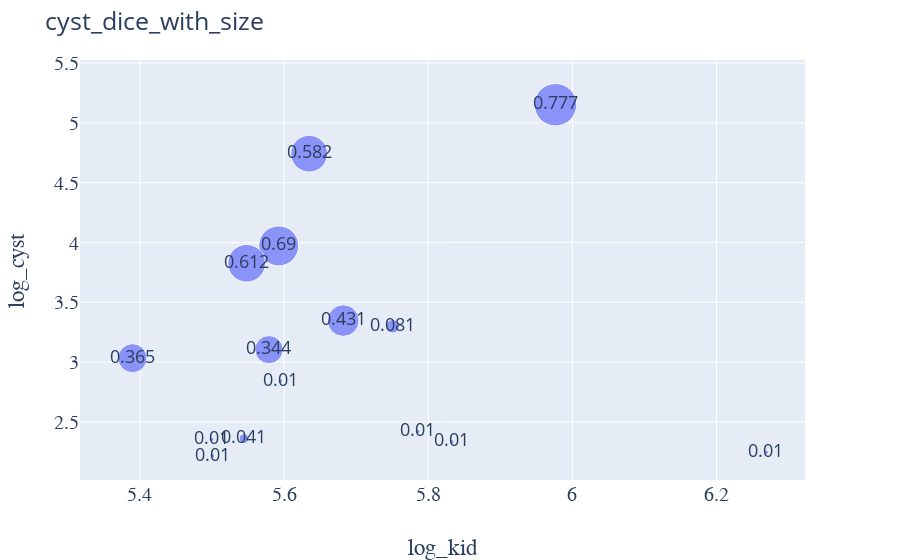

Notebook code cell kept with this figure:
### Code cell
df2=df.loc[df['label_name']=='cyst'][['cid','dice','recall','precision']]
df2['cid']=df2['cid'].astype(int)
cou_df2=cou_df.merge(df2,on='cid',how='inner')
cou_df2['dice']=cou_df2['dice']+0.01
cou_df2['dice']=np.round(cou_df2['dice'],3)
cou_df2['log_ccrcc']=np.log10(cou_df2['ccrcc']+1)
cou_df2['log_cyst']=np.log10(cou_df2['cyst']+1)
cou_df2['log_kid']=np.log10(cou_df2['kid']+1)
cou_df2.head()

fig = px.scatter(cou_df2, x="log_kid", y="log_cyst", size='dice',text='dice',size_max=30)
fig.update_layout(title_text="cyst_dice_with_size",titlefont={"size": 25},font={'size':18})
fig.update_xaxes(title_font=dict(size=23, family='Courier'))
fig.update_yaxes(tickfont=dict(family='Courier', size=20))
fig.update_xaxes(tickfont=dict(family='Courier', size=20))
fig.update_yaxes(title_font=dict(size=23, family='Courier'))
fig.show()

### Figure 1 — Plotly figure (JSON) as saved in the notebook; plotly's stock layout.template omitted (floating-point values rounded to 4 significant figures)
{"data": [{"hoverlabel": {"namelength": 0}, "hovertemplate": "log_kid=%{x}<br>log_cyst=%{y}<br>dice=%{text}", "legendgroup": "", "marker": {"color": "#636efa", "size": [0.01, 0.69, 0.431, 0.612, 0.01, 0.01, 0.01, 0.081, 0.01, 0.01, 0.344, 0.582, 0.041, 0.365, 0.777], "sizemode": "area", "sizeref": 0.0008633, "symbol": "circle"}, "mode": "markers+text", "name": "", "showlegend": false, "text": [0.01, 0.69, 0.431, 0.612, 0.01, 0.01, 0.01, 0.081, 0.01, 0.01, 0.344, 0.582, 0.041, 0.365, 0.777], "type": "scatter", "x": [5.832, 5.593, 5.682, 5.548, 6.268, 5.499, 5.595, 5.751, 5.785, 5.5, 5.579, 5.635, 5.544, 5.39, 5.977], "xaxis": "x", "y": [2.332, 3.972, 3.347, 3.826, 2.246, 2.354, 2.841, 3.3, 2.418, 2.215, 3.104, 4.743, 2.36, 3.033, 5.152], "yaxis": "y"}], "layout": {"autosize": true, "font": {"size": 18}, "legend": {"itemsizing": "constant", "tracegroupgap": 0}, "margin": {"t": 60}, "title": {"font": {"size": 25}, "text": "cyst_dice_with_size"}, "xaxis": {"anchor": "y", "autorange": true, "domain": [0, 0.98], "range": [5.316, 6.323], "tickfont": {"family": "Courier", "size": 20}, "title": {"font": {"family": "Courier", "size": 23}, "text": "log_kid"}, "type": "linear"}, "yaxis": {"anchor": "x", "autorange": true, "domain": [0, 1], "range": [1.999, 5.609], "tickfont": {"family": "Courier", "size": 20}, "title": {"font": {"family": "Courier", "size": 23}, "text": "log_cyst"}, "type": "linear"}}}
